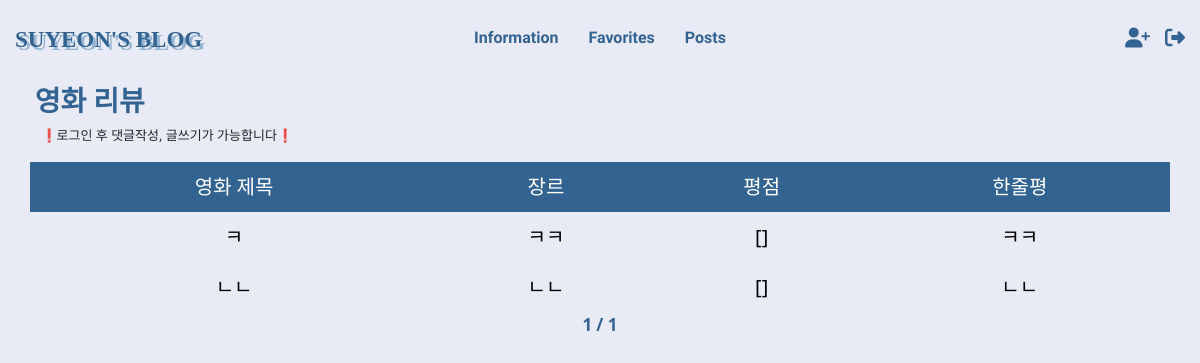
Page /movie/ on the earlier database version.
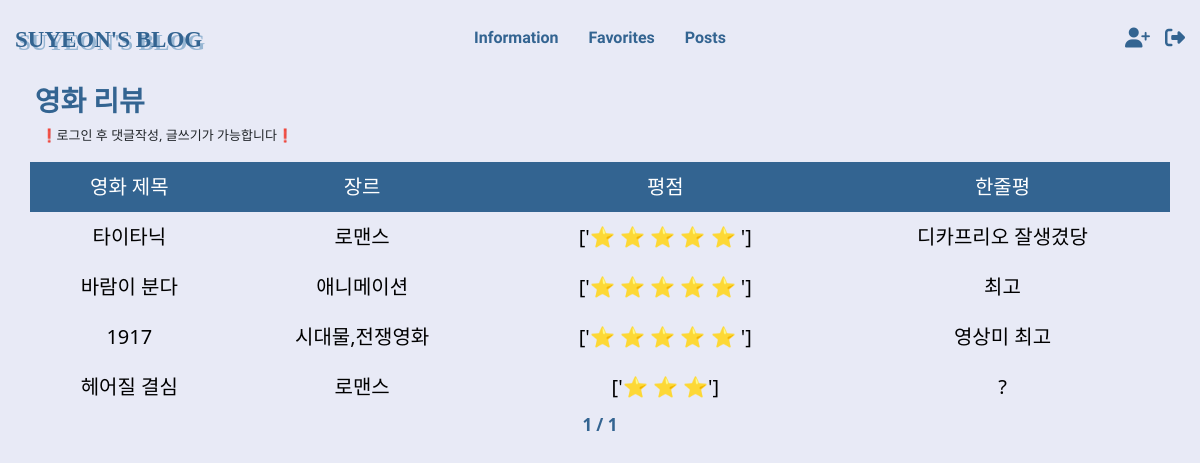
Same page on the later database version.
### main/models.py (models this page shows, shortened)
class Post(models.Model):
    id = models.AutoField(primary_key=True)
    title = models.CharField(max_length=200,null=True)
    writer = models.ForeignKey(User,on_delete=models.CASCADE)
    genre = models.CharField(max_length=200,null=True)
    summary = models.CharField(max_length=200,null=True)
    pub_date = models.DateTimeField()
    body = models.TextField()
    image = models.ImageField(upload_to = "post/", blank=True, null=True)
    test_list = models.TextField(blank=False,null=True)
    like_user_set = models.ManyToManyField(User, blank=True, related_name='likes_user_set',through='Like')
    dislike_user_set = models.ManyToManyField(User, blank=True, related_name='dislikes_user_set',through='Dislike')

### main/views.py (the view)
# urls.py: path('movie/', movie, name="movie"),
def movie(request) :
    posts = Post.objects.filter().order_by('-pub_date')
    paginator = Paginator(posts,6)
    pagnum = request.GET.get('page')
    posts = paginator.get_page(pagnum)
    return render(request, 'main/movie.html',{'posts':posts})

### main/templates/main/movie.html (shortened to what this page needs)
{% extends 'base.html' %}
{% block content %}
<div class="main">
  <center>
    <h2><br><br></h2>
    <h3 style="text-align: left;font-family: 'Gowun Dodum', sans-serif;font-weight: bolder;color:#336491;">&nbsp;&nbsp;&nbsp;&nbsp;
    영화 리뷰</h3>
    <p style="font-size:13px;text-align:left;">&nbsp;&nbsp;&nbsp;&nbsp;&nbsp;&nbsp;&nbsp;&nbsp;&nbsp;&nbsp;&nbsp;
      ❗로그인 후 댓글작성, 글쓰기가 가능합니다❗</p>
  <table class="movie">
    <thead>
      <tr>
        <th class="title">영화 제목</th>
        <th class="genre">장르</th>
        <th class="score">평점</th>
        <th class="summary">한줄평</th>
      </tr>
    </thead>
    <tbody>
      {% for post in posts %}
      <tr>
        <td class="제목"><a href="{% url 'main:detail' post.id %}"
            style="text-decoration: none;color:black;">{{post.title}}</a></td>
        <td class="장르">{{post.genre}}</td>
        <td class="평점">{{post.test_list}}</td>
        <td class="한줄평">{{post.summary}}</td>
      </tr>
      {%endfor%}
    </tbody>
  </table>
  </center>
  <div style="text-align:center">
  <span style="font-weight:bold;font-size:17px;color:#336491;"> {{ posts.number }}</span>
  <span style="font-weight:bold;font-size:17px;color:#336491;"> / </span>
  <span style="font-weight:bold;font-size:17px;color:#336491;"> {{ posts.paginator.num_pages}}</span>
  {% endblock %}

Differences in the rows shown:
removed Post: title "ㅋ", genre "ㅋㅋ", test_list "[]", summary "ㅋㅋ"
removed Post: title "ㄴㄴ", genre "ㄴㄴ", test_list "[]", summary "ㄴㄴ"
added Post: title "타이타닉", genre "로맨스", test_list "['⭐ ⭐ ⭐ ⭐ ⭐ ']", summary "디카프리오 잘생겼당"
added Post: title "바람이 분다", genre "애니메이션", test_list "['⭐ ⭐ ⭐ ⭐ ⭐ ']", summary "최고"
added Post: title "1917", genre "시대물,전쟁영화", test_list "['⭐ ⭐ ⭐ ⭐ ⭐ ']", summary "영상미 최고"
added Post: title "헤어질 결심", genre "로맨스", test_list "['⭐ ⭐ ⭐']", summary "?"
